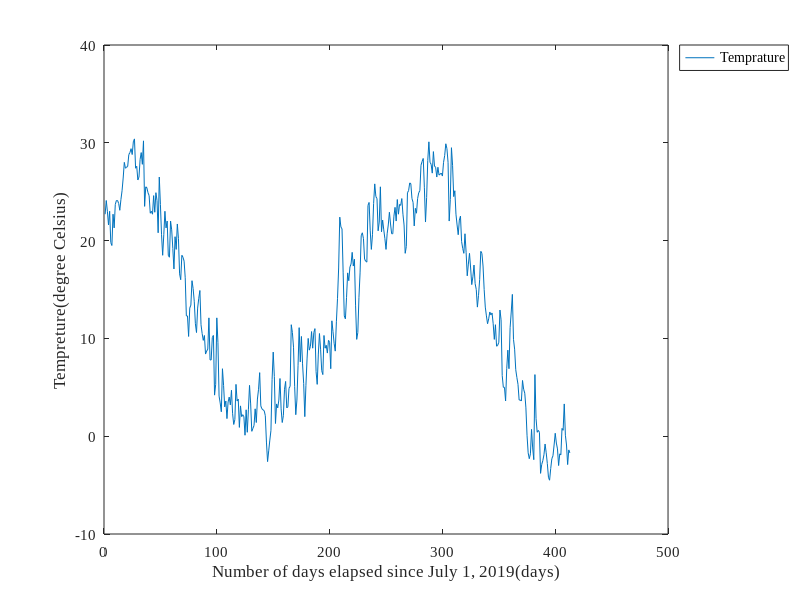

MATLAB code to generate this figure:
clear all

data = load("data_disc.txt"); #データ読み込み

temp = data(:,4); #気温
days = size(temp)
tt = [1:(days)];


#プロット作成
plot(tt, temp)

#凡例作成
h=legend({"Temprature"},"Location","bestoutside") #凡例位置はプロットにかぶらない最適な位置で、グラフの外側を指定
set(h,"FontName","Times New Roman","FontSize",11)
set(gca,"FontName","Times New Roman","FontSize",11)
xlabel("Number of days elapsed since July 1, 2019(days)")
ylabel("Tempreture(degree Celsius)")

#プロットをpngファイルに出力
print("Yamagata2019-21_disc2","-dpng")
